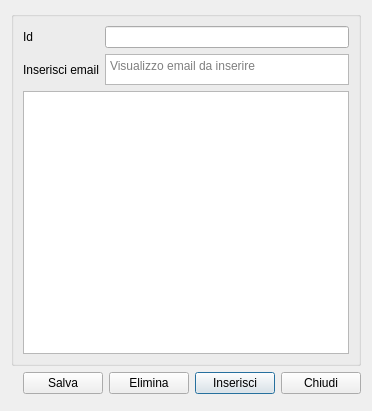
<?xml version="1.0" encoding="UTF-8"?>
<ui version="4.0">
 <class>ListaEmail</class>
 <widget class="QDialog" name="ListaEmail">
  <property name="geometry">
   <rect>
    <x>0</x>
    <y>0</y>
    <width>372</width>
    <height>411</height>
   </rect>
  </property>
  <property name="windowTitle">
   <string>Lista email</string>
  </property>
  <layout class="QGridLayout" name="gridLayout">
   <item row="1" column="3">
    <widget class="QPushButton" name="inserisci">
     <property name="text">
      <string>Inserisci</string>
     </property>
     <property name="icon">
      <iconset resource="../fabaria.qrc">
       <normaloff>:/images/dialog-ok-apply.png</normaloff>:/images/dialog-ok-apply.png</iconset>
     </property>
    </widget>
   </item>
   <item row="1" column="1">
    <widget class="QPushButton" name="salva">
     <property name="text">
      <string>Salva</string>
     </property>
     <property name="icon">
      <iconset resource="../fabaria.qrc">
       <normaloff>:/images/document-save.png</normaloff>:/images/document-save.png</iconset>
     </property>
    </widget>
   </item>
   <item row="1" column="2">
    <widget class="QPushButton" name="elimina">
     <property name="text">
      <string>Elimina</string>
     </property>
     <property name="icon">
      <iconset resource="../fabaria.qrc">
       <normaloff>:/images/edit-delete.png</normaloff>:/images/edit-delete.png</iconset>
     </property>
    </widget>
   </item>
   <item row="1" column="0" rowspan="2">
    <spacer name="horizontalSpacer">
     <property name="orientation">
      <enum>Qt::Horizontal</enum>
     </property>
     <property name="sizeHint" stdset="0">
      <size>
       <width>40</width>
       <height>20</height>
      </size>
     </property>
    </spacer>
   </item>
   <item row="1" column="4">
    <widget class="QPushButton" name="esci">
     <property name="text">
      <string>Chiudi</string>
     </property>
     <property name="icon">
      <iconset resource="../fabaria.qrc">
       <normaloff>:/images/dialog-close.png</normaloff>:/images/dialog-close.png</iconset>
     </property>
    </widget>
   </item>
   <item row="0" column="0" colspan="5">
    <widget class="QGroupBox" name="groupBox">
     <property name="title">
      <string/>
     </property>
     <layout class="QGridLayout" name="gridLayout_2">
      <item row="2" column="0" colspan="2">
       <widget class="QTableView" name="tableView">
        <attribute name="verticalHeaderDefaultSectionSize">
         <number>15</number>
        </attribute>
       </widget>
      </item>
      <item row="1" column="0">
       <widget class="QLabel" name="label">
        <property name="text">
         <string>Inserisci email</string>
        </property>
       </widget>
      </item>
      <item row="0" column="0">
       <widget class="QLabel" name="label_id">
        <property name="text">
         <string>Id</string>
        </property>
       </widget>
      </item>
      <item row="0" column="1">
       <widget class="QLineEdit" name="id">
        <property name="enabled">
         <bool>true</bool>
        </property>
       </widget>
      </item>
      <item row="1" column="1">
       <widget class="QTextEdit" name="email">
        <property name="sizePolicy">
         <sizepolicy hsizetype="Expanding" vsizetype="Preferred">
          <horstretch>0</horstretch>
          <verstretch>0</verstretch>
         </sizepolicy>
        </property>
        <property name="minimumSize">
         <size>
          <width>0</width>
          <height>31</height>
         </size>
        </property>
        <property name="maximumSize">
         <size>
          <width>16777215</width>
          <height>31</height>
         </size>
        </property>
        <property name="sizeIncrement">
         <size>
          <width>0</width>
          <height>31</height>
         </size>
        </property>
        <property name="baseSize">
         <size>
          <width>0</width>
          <height>31</height>
         </size>
        </property>
        <property name="placeholderText">
         <string>Visualizzo email da inserire</string>
        </property>
       </widget>
      </item>
     </layout>
    </widget>
   </item>
  </layout>
 </widget>
 <tabstops>
  <tabstop>id</tabstop>
  <tabstop>tableView</tabstop>
  <tabstop>salva</tabstop>
  <tabstop>elimina</tabstop>
  <tabstop>inserisci</tabstop>
  <tabstop>esci</tabstop>
 </tabstops>
 <resources>
  <include location="../fabaria.qrc"/>
 </resources>
 <connections/>
</ui>
